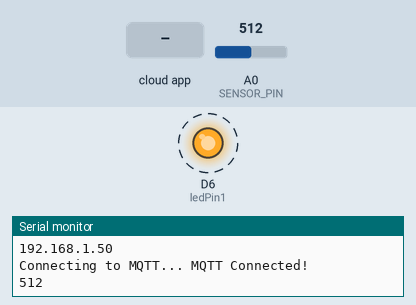
Bench run of a sketch on a simulated ESP8266 (NodeMCU). Shown: output pins drawn as LEDs (lit = HIGH), the last lines printed to the serial monitor. Dashed ring = blinking. The test bench sets the inputs (shaded band); at power-on: A0 (SENSOR_PIN) = 512. WiFi joins after 1.5 s; servers stay silent unless stated; no MQTT or app messages arrive unless stated.

Above: at 2.41 s.
2.8 s: the phone or cloud app sets esp8266_81 to 0
At 3.01 s:
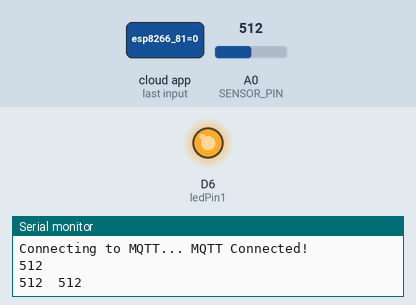
At 5.46 s:
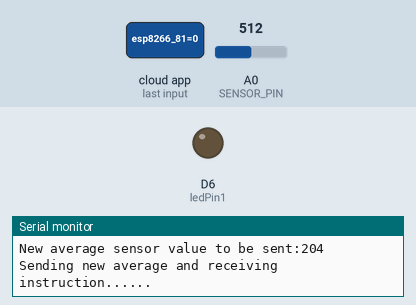
Timing chart, 0 to 12.3 s (numbered marks = the images above; inputs shaded):
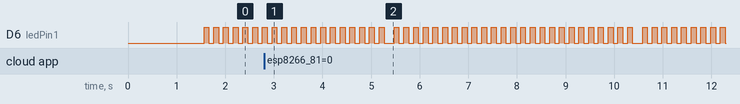

Measured:
- by itself, D6 (ledPin1): moves between LOW and HIGH, repeating every 2.1 s

The sketch:

lightlevelnet.ino
```cpp
#include <CircularBuffer.h>
#define MIN 0
#define MAX 1000
#define MAXCOUNT 10

#define SENSOR_PIN A0

#define ledPin1 D6     // select the pin for the LED

#include <ESP8266WiFi.h>
#include "Adafruit_MQTT.h"
#include "Adafruit_MQTT_Client.h"
#define LED_PIN D6
#define pot A0 // define our potentiometer at pin0 which is the ADC for the ESP8266 board (the only ADC pin available)
/************************* WiFi Access Point *********************************/
//
//#define WLAN_SSID       "31B206"
//#define WLAN_PASS       "4CE262W301D6E"
#define WLAN_SSID       "Yuan"
#define WLAN_PASS       "11111111"
/************************* Adafruit.io Setup *********************************/

#define MQTT_SERVER      "172.20.10.2" // change this to your Pi IP_address
#define MQTT_SERVERPORT  1883                   // use 8883 for SSL
#define MQTT_USERNAME    "" // empty
#define MQTT_KEY         "" // empty

/************ Global State (you don't need to change this!) ******************/

// Create an ESP8266 WiFiClient class to connect to the MQTT server.
WiFiClient client;
CircularBuffer<int, MAXCOUNT> sensedArray;
// or... use WiFiFlientSecure for SSL
//WiFiClientSecure client;

// Setup the MQTT client class by passing in the WiFi client and MQTT server and login details.
Adafruit_MQTT_Client mqtt(&client, MQTT_SERVER, MQTT_SERVERPORT, MQTT_USERNAME, MQTT_KEY);

/****************************** data stream publish/subscribe ***************************************/

Adafruit_MQTT_Publish pot_stream = Adafruit_MQTT_Publish(&mqtt, MQTT_USERNAME "/esp/pot81"); // change the topic


Adafruit_MQTT_Subscribe esp8266_led = Adafruit_MQTT_Subscribe(&mqtt, MQTT_USERNAME "/leds/esp8266_81");

/*************************** Sketch Code ************************************/

// Bug workaround for Arduino 1.6.6, it seems to need a function declaration
// for some reason (only affects ESP8266, likely an arduino-builder bug).
void MQTT_connect();
int count = 0;
int average=0;
int total=0;
int sensorValue = 0;  // variable to store the value coming from the sensor
int diff=-20;
unsigned long previousMillis1 = 0;        // will store last time LED was updated
unsigned long previousMillis2 = 0;        // will store last time LED was updated
const long interval1 = 5000;           // interval at which to send and receive
const long interval2 = 1000;           // interval at which to read sensor

void setup() {
  // initialize digital pin LED_BUILTIN as an output.
  pinMode(ledPin1, OUTPUT);

  //pinMode(LED_BUILTIN, OUTPUT);//to indicate on/off of sys

  //initialize wifi and print out para

  Serial.begin(115200);
  delay(10);
  pinMode(pot,INPUT); // potentiometer connected to A0 to obtain analog value to be streamed to Raspberry Pi (broker)


  // Connect to WiFi access point.
  Serial.println(); Serial.println();
  Serial.print("Connecting to ");
  Serial.println(WLAN_SSID);

  WiFi.begin(WLAN_SSID, WLAN_PASS);
  while (WiFi.status() != WL_CONNECTED) {
    delay(500);
    Serial.print(".");
  }
  Serial.println();

  Serial.println("WiFi connected");
  Serial.println("IP address: "); Serial.println(WiFi.localIP());

  // Setup MQTT subscription for esp8266_led feed.
  mqtt.subscribe(&esp8266_led);
}

int command = 1  ;
// the loop function runs over and over again forever
void loop() {


    unsigned long currentMillis = millis();
    //check still mqtt active or not
    MQTT_connect();

      if(command==1){
        digitalWrite(ledPin1, HIGH);   // turn the LED on (HIGH is the voltage level)
        delay(100);
        digitalWrite(ledPin1, LOW);   // turn the LED on (HIGH is the voltage level)
        delay(100);
        if (currentMillis - previousMillis1 >= interval1) {
            previousMillis1 = currentMillis;
            Serial.println("-------------------------------------------");
            Serial.print("New average sensor value to be sent:");
            Serial.println(average);
            Serial.println("Sending new average and receiving instruction......");
            //to be finished
            //send average
              pot_stream.publish(average); // publish to Raspberry Pi under topic "/esp/pot88"

            delay(100);//for publish
            //Subscribe ,get command
            Adafruit_MQTT_Subscribe *subscription;
            while ((subscription = mqtt.readSubscription())) {
              if (subscription == &esp8266_led) {
                 char *message = (char *)esp8266_led.lastread;
                 Serial.print(F("Got: "));
                 Serial.println(message);
                    // Check if the message was SLOWER OR QUICKER
               if (strncmp(message, "QUICKER", 7) == 0) {
                 // Turn the LED faster.

                 command = 1;
               }
               else if (strncmp(message, "SLOWER", 6) == 0) {
                 // Turn the LED slower.
                 command = 2;

               }

             }
           }

            }


      }else if(command==2){
        digitalWrite(ledPin1, HIGH);   // turn the LED on (HIGH is the voltage level)
        delay(500);
        digitalWrite(ledPin1, LOW);   // turn the LED on (HIGH is the voltage level)
        delay(500);
         if (currentMillis - previousMillis1 >= interval1) {
            previousMillis1 = currentMillis;
            Serial.println("-------------------------------------------");
            Serial.print("New average sensor value to be sent:");
            Serial.println(average);
            Serial.println("Sending new average and receiving instruction......");
            //to be finished
            //send average
              pot_stream.publish(average); // publish to Raspberry Pi under topic "/esp/pot88"

            delay(100);//for publish
            //Subscribe ,get command
            Adafruit_MQTT_Subscribe *subscription;
            while ((subscription = mqtt.readSubscription())) {
              if (subscription == &esp8266_led) {
                 char *message = (char *)esp8266_led.lastread;
                 Serial.print(F("Got: "));
                 Serial.println(message);
                    // Check if the message was SLOWER OR QUICKER
               if (strncmp(message, "QUICKER", 7) == 0) {
                 // Turn the LED faster.

                 command = 1;
               }
               else if (strncmp(message, "SLOWER", 6) == 0) {
                 // Turn the LED slower.
                 command = 2;

               }

             }
           }

            }


      }

      //calculate average value of last 10 seconds
      if (currentMillis - previousMillis2 >= interval2) {   //interval2=1 sec
            previousMillis2 = currentMillis;
            sensorValue=analogRead(SENSOR_PIN);
            if(count<MAXCOUNT){
              count++;
              total+=sensorValue/MAXCOUNT;
              sensedArray.unshift(sensorValue);
              for (int i=0;i<sensedArray.size();i++){
                Serial.print(sensedArray[i]);
                Serial.print("\t");    // prints a tab
                }
              Serial.println();
              }
            else{
              int temp=sensedArray.pop();
              total-= temp/MAXCOUNT;
              total+=sensorValue/MAXCOUNT;
              sensedArray.unshift(sensorValue);
              for (int i=0;i<sensedArray.size();i++){
                Serial.print(sensedArray[i]);
                Serial.print("\t");    // prints a tab
                }
              Serial.print("Average of pasat ten seconds:");
              Serial.println(total);
              }
              average=total;
            }


  }
// Function to connect and reconnect as necessary to the MQTT server.
// Should be called in the loop function and it will take care if connecting.
void MQTT_connect() {
  int8_t ret;

  // Stop if already connected.
  if (mqtt.connected()) {
    return;
  }

  Serial.print("Connecting to MQTT... ");

  uint8_t retries = 3;
  while ((ret = mqtt.connect()) != 0) { // connect will return 0 for connected
       Serial.println(mqtt.connectErrorString(ret));
       Serial.println("Retrying MQTT connection in 5 seconds...");
       mqtt.disconnect();
       delay(5000);  // wait 5 seconds
       retries--;
       if (retries == 0) {
         // basically die and wait for WDT to reset me
         while (1);
       }
  }
  Serial.println("MQTT Connected!");
}
```
